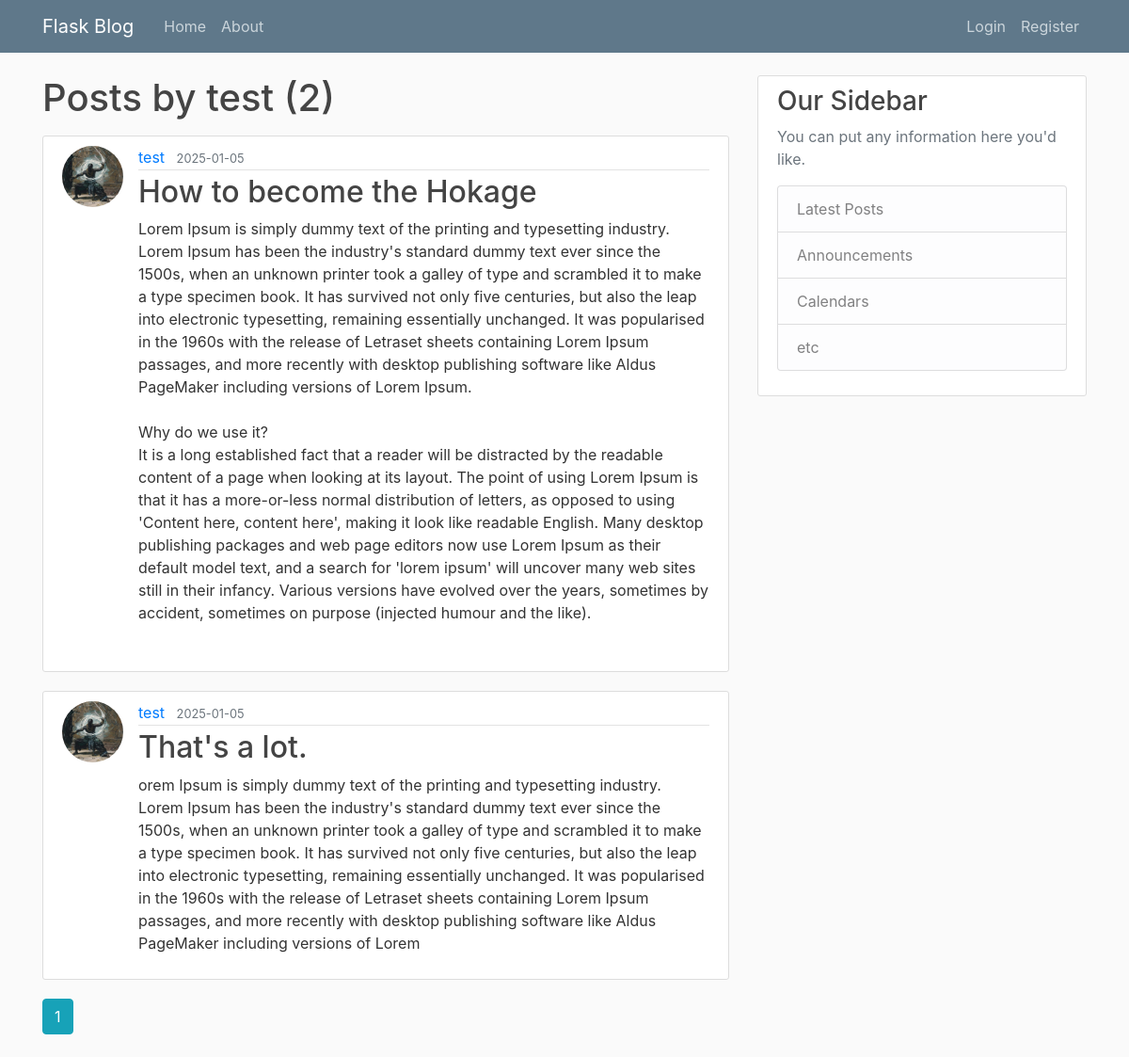
The app's page /user/test with its own data.
### flaskblog/models.py (models this page shows, shortened)
class User(db.Model, UserMixin):
    id = db.Column(db.Integer, primary_key=True)
    username = db.Column(db.String(20), unique=True, nullable=False, )
    email = db.Column(db.String(120), unique=True, nullable=False, )
    image_file = db.Column(db.String(20), nullable=False, default='default.jpg')
    password = db.Column(db.String(60), nullable=False, )
    post = db.relationship('Post', backref='author', lazy=True)

class Post(db.Model):
    id = db.Column(db.Integer, primary_key=True)
    title = db.Column(db.String(100), nullable=False)
    date_posted = db.Column(db.DateTime, nullable=False, default=datetime.utcnow())
    content = db.Column(db.Text, nullable=False)
    user_id = db.Column(db.Integer, db.ForeignKey('user.id'), nullable=False)

### flaskblog/users/routes.py (the view)
@users.route('/user/<string:username>')
def user_posts(username):
    page = request.args.get('page', 1, type=int)
    user = User.query.filter_by(username=username).first_or_404()
    posts = Post.query.filter_by(author=user)\
            .order_by(Post.date_posted.desc())\
            .paginate(page=page, per_page=2)
    return render_template('user_posts.html', posts=posts, user=user)

### flaskblog/templates/user_posts.html
{% extends "layout.html" %}
{% block content %}
    <h1 class="mb-3"> Posts by {{ user.username }} ({{ posts.total }}) </h1>
    {% for post in posts.items %}
        <article class="media content-section">
        <img class=" rounded-circle article-img" src="{{url_for('static',filename='profile_pics/' + post.author.image_file)}}">
          <div class="media-body">
            <div class="article-metadata">
              <a class="mr-2" href="{{ url_for('users.user_posts', username= post.author.username)}}">{{ post.author.username }}</a>
              <small class="text-muted">{{ post.date_posted.strftime('%Y-%m-%d') }}</small>
            </div>
            <h2><a class="article-title" href="{{ url_for('posts.post', post_id=post.id) }}">{{ post.title }}</a></h2>
            <p class="article-content">{{ post.content }}</p>
          </div>
        </article>
    {% endfor %}
    {% for page_num in posts.iter_pages(left_edge=1, right_edge=1, left_current=1, right_current=2) %}
        {% if page_num %}
            {% if posts.page == page_num %}
                <a class='btn btn-info mb-4' href="{{ url_for('users.user_posts', username= user.username, page=page_num)}}">{{page_num}}</a>
            {% else %}
                <a class='btn btn-outline-info mb-4' href="{{ url_for('main.home', page=page_num)}}">{{page_num}}</a>
            {% endif %}
        {% else %}
            ...
        {% endif %}
    {% endfor %}
{% endblock content %}

### flaskblog/static/main.css (style rules this page uses)
body { background: #fafafa; color: #333333; margin-top: 5rem; }
h1, h2, h3, h4, h5, h6 { color: #444444; }
.content-section { background: #ffffff; padding: 10px 20px; border: 1px solid #dddddd; border-radius: 3px; margin-bottom: 20px; }
.article-title { color: #444444; }
.article-content { white-space: pre-line; }
.article-img { height: 65px; width: 65px; margin-right: 16px; }
.article-metadata { padding-bottom: 1px; margin-bottom: 4px; border-bottom: 1px solid #e3e3e3 }

### records on screen
User: username "test"
Post: image_file (placeholder picture), author.username "test", date_posted "2025-01-05", title "How to become the Hokage", content "Lorem Ipsum is simply dummy text of the printing and typesetting industry. Lorem Ipsum has been the industry's standard dummy text ever since the 1500s, when an unknown printer took a galley of type and scrambled it to make a type specimen book. It has survived not only five centuries, but also the leap into electronic typesetting, remaining essentially unchanged. It was popularised in the 1960s with the release of Letraset sheets containing Lorem Ipsum passages, and more recently with desktop publishing software like Aldus PageMaker including versions of Lorem Ipsum. Why do we use it? It is a long established fact that a reader will be distracted by the readable content of a page when…"
Post: image_file (placeholder picture), author.username "test", date_posted "2025-01-05", title "That's a lot.", content "orem Ipsum is simply dummy text of the printing and typesetting industry. Lorem Ipsum has been the industry's standard dummy text ever since the 1500s, when an unknown printer took a galley of type and scrambled it to make a type specimen book. It has survived not only five centuries, but also the leap into electronic typesetting, remaining essentially unchanged. It was popularised in the 1960s with the release of Letraset sheets containing Lorem Ipsum passages, and more recently with desktop publishing software like Aldus PageMaker including versions of Lorem"

### other values on screen
{{ posts.total }} "2"
{{ page_num }} "1"
